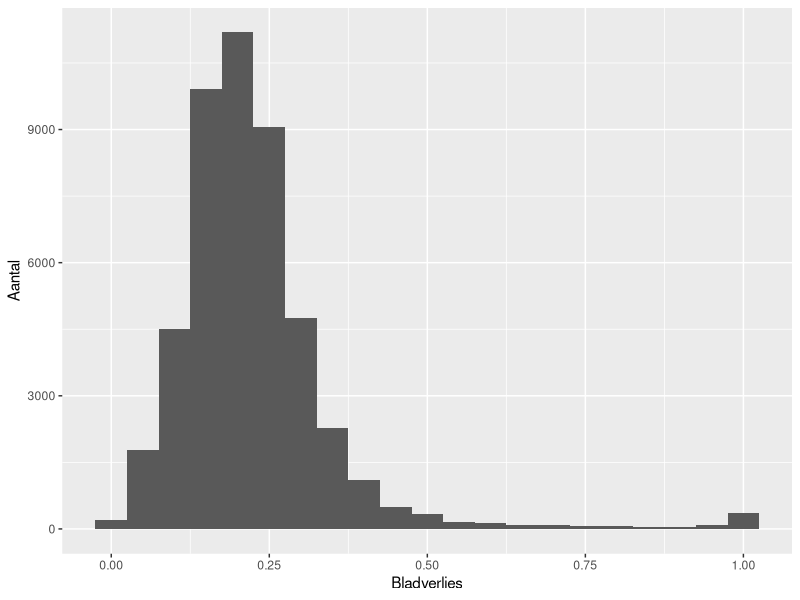
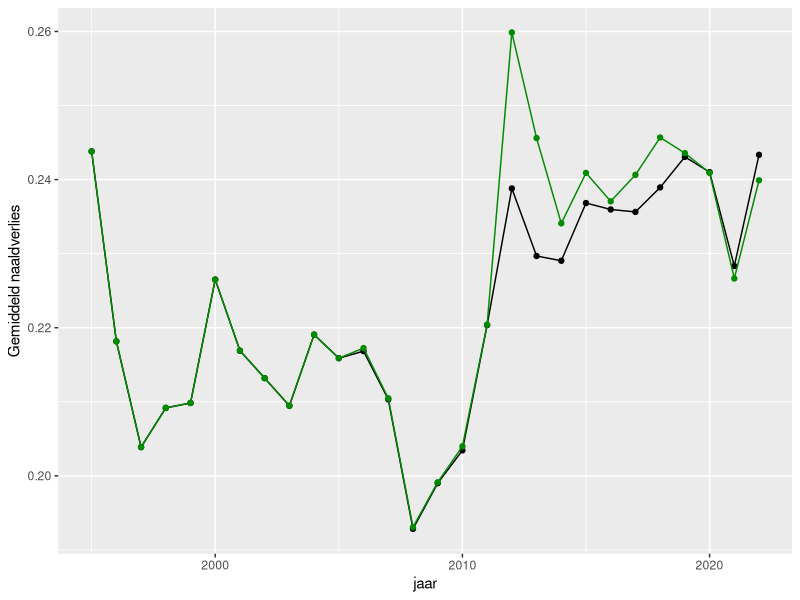
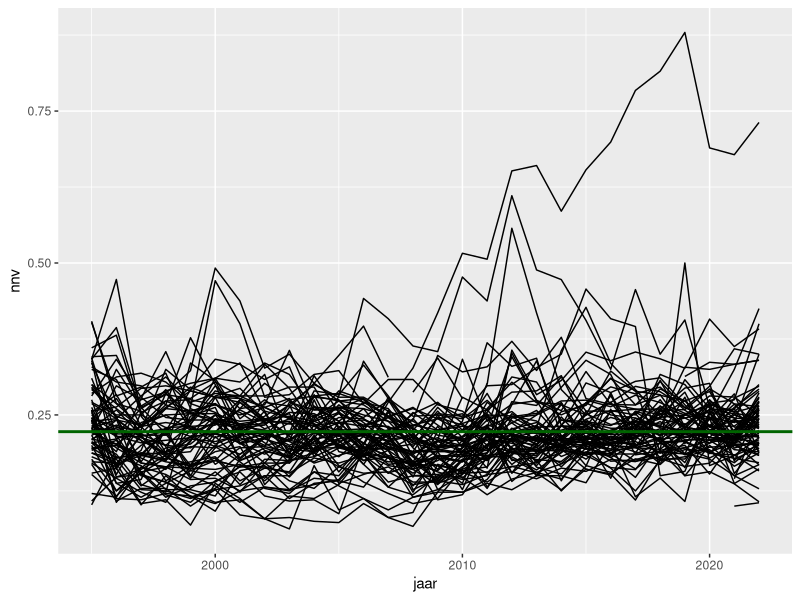
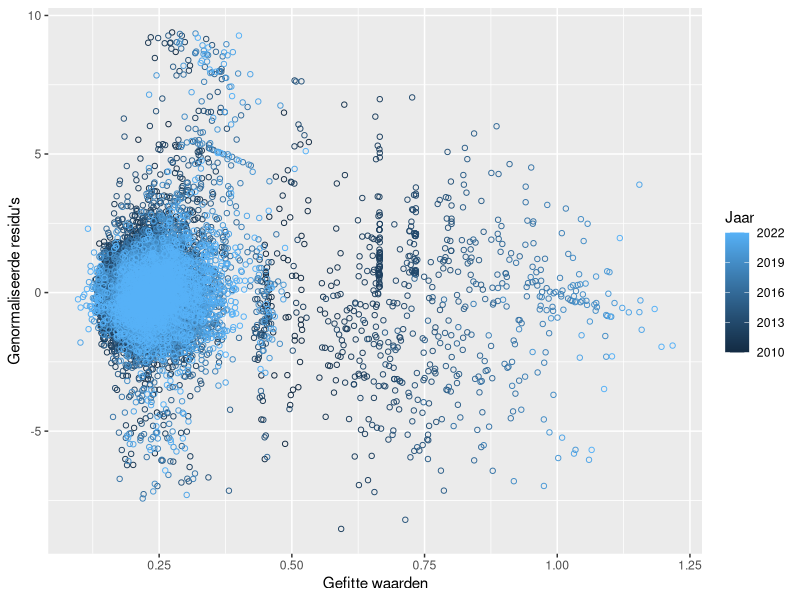
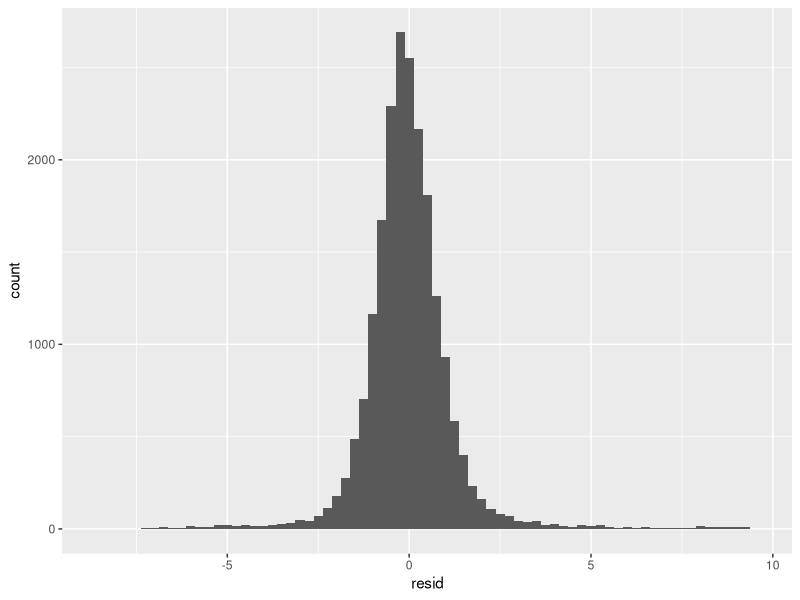
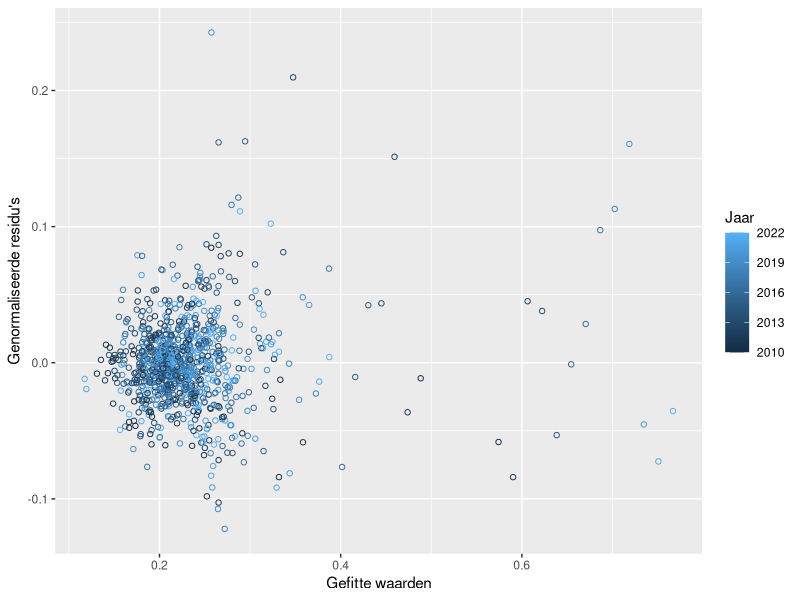
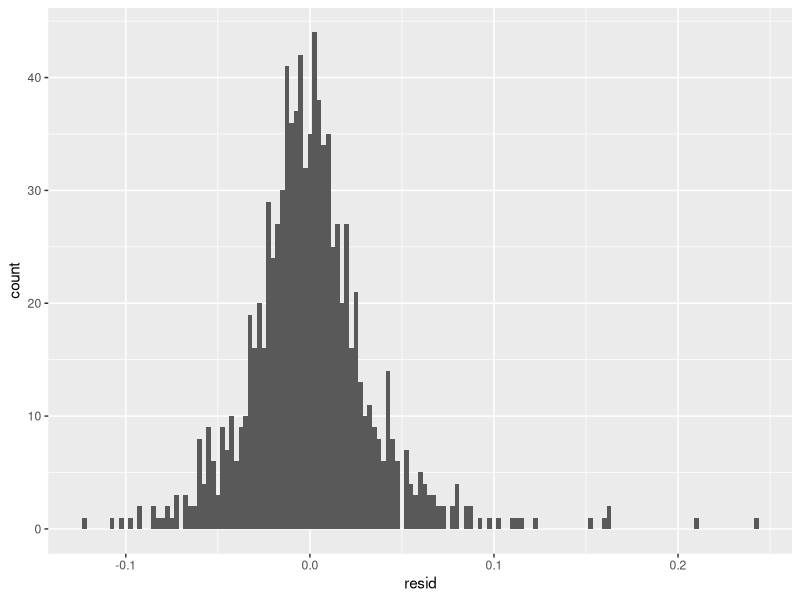
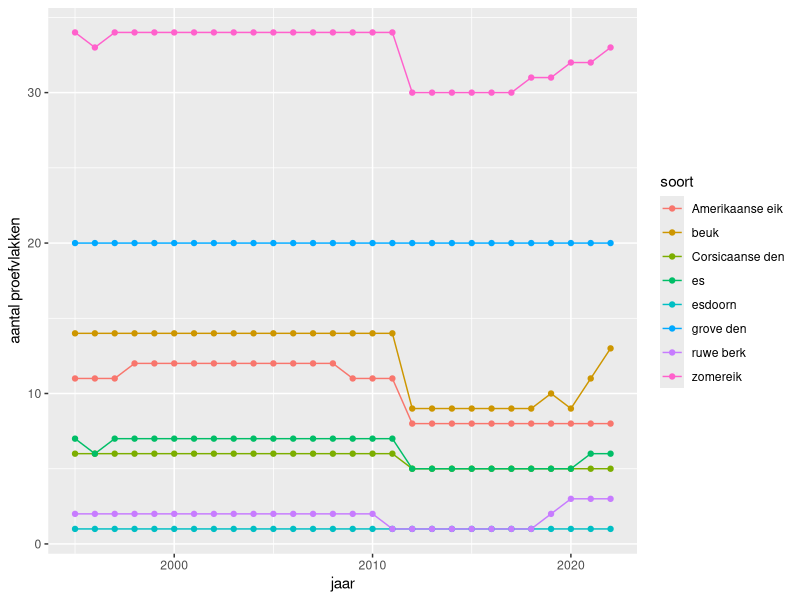

Here is the R script that generated these plots, in order: (Note: this script raises an error after producing the figures.)
## ---- chunk 1
library(tidyverse)
library(nlme)
library(lme4)
df_trees <- read_csv2("data/inputdata.csv") %>% 
  filter(!is.na(nnv),
         jaar >= 1995) %>% 
  mutate(jaarC = jaar - 2000, 
         prbo = paste(plot, tree, sep = "."))

df_plots <- df_trees %>% 
  group_by(plot, jaar) %>% 
  summarize(n_trees = n(), 
            sd_tree = sd(nnv),
            nnv =  mean(nnv), 
            se_resid = sd_tree / sqrt(n()),
            se_resid = ifelse(is.na(se_resid), se_resid, 0),
            .groups = "drop") %>% 
  filter(jaar >= 1995) %>% 
  mutate(plot = as.factor(plot),
         jaarC = jaar - 2000) %>% 
  na.omit()


ggplot(df_trees, aes(x = nnv)) + geom_histogram(binwidth = 0.05) + 
  xlab("Bladverlies") + ylab("Aantal")

## ---- chunk 2
  tr_plot <- df_plots %>% group_by(jaar) %>% 
    summarise(mean_nnv = mean(nnv), .groups = "drop")
  tr_tree <- df_trees %>% group_by(jaar) %>% 
    summarise(mean_nnv = mean(nnv), .groups = "drop")
  ggplot(data = tr_plot, aes(x = jaar, y = mean_nnv)) + 
    geom_point() + geom_line() + 
    geom_point(data = tr_tree, color = "green4") + 
    geom_line(data = tr_tree, color = "green4") +
    ylab("Gemiddeld naaldverlies")
## ---- chunk 3

ggplot(df_plots, aes(x = jaar, y = nnv, groups = plot)) + 
  geom_line() + 
  geom_hline(yintercept = mean(df_plots$nnv), color = "darkgreen", linewidth = 1) +
  theme(legend.position = "none")

## ---- chunk 4
library(nlme)
base_lme <- lme(nnv ~ jaarC, 
                random = ~ 1 + jaarC|plot/tree, 
                #correlation = corExp(form = ~jaar|plot/tree, nugget = TRUE),
                correlation = corExp(value = c(7, 0.14), nugget = TRUE, fixed = TRUE),
                data = df_trees %>% filter(jaar >= 2010), 
                control = lmeControl(maxiter = 100, 
                                     tolerance = 1e-4,
                                     opt = "optim",
                                     optimMethod = "L-BFGS-B"))
#summary(base_lme)

plotdata_full <- data.frame(
  fit = fitted(base_lme), 
  resid = resid(base_lme, type = "n"),
  jaar = df_trees %>% filter(jaar >= 2010) %>% pull(jaar))

  ggplot(plotdata_full, aes(x = fit, y = resid, color = jaar)) + 
  geom_point(pch = 1) + labs(x = "Gefitte waarden", 
                             y = "Genormaliseerde residu's", 
                             color = "Jaar")

## ---- chunk 5
    ggplot(plotdata_full, aes(x = resid)) + geom_histogram(binwidth = 0.25)
## ---- chunk 6
library(lme4)
df_trees_agg <- df_trees %>% group_by(plot, jaar, jaarC) %>% 
  summarise(nnv = mean(nnv),
            sdw = sd(nnv) / sqrt(n()), 
            sdw = ifelse(is.na(sdw), 0, sdw))
model <- lmer(nnv ~ jaarC + (jaarC|plot) , 
              data = df_trees_agg %>% filter(jaar >= 2010))
#summary(model)
plotdata_red <- data.frame(
  fit = fitted(model), 
  resid = resid(model, type = "pe"),
  jaar = df_trees_agg %>% filter(jaar >= 2010) %>% pull(jaar))

  ggplot(plotdata_red, aes(x = fit, y = resid, color = jaar)) + 
  geom_point(pch = 1) + labs(x = "Gefitte waarden", 
                             y = "Genormaliseerde residu's", 
                             color = "Jaar")
  ggplot(plotdata_red, aes(x = resid)) + geom_histogram(binwidth = 0.0025)

#  e1 <- coef(summary(base_lme))
#  e2 <- coef(summary(model))
#  dt <- data.frame(model = c("base", "simpler"), 
#                   est = c(e1[2,1], e2[2,1]), 
#                   lcl = c(e1[2,1] - 2 * e1[2,2], e2[2,1] - 2 * e2[2,2]),
#                   ucl = c(e1[2,1] + 2 * e1[2,2], e2[2,1] + 2 * e2[2,2]))
# ggplot(dt, aes(x = model, y = est, ymin = lcl, ymax = ucl)) + 
#   geom_point() + geom_errorbar()

## ---- chunk 7

voorkomen_soorten <- df_trees %>% 
  group_by(jaar, soort ) %>% 
  summarize(aantal = n()) %>% 
  arrange(jaar, desc(aantal))

voorkomen_tabel <- voorkomen_soorten %>% 
  pivot_wider(id_cols = jaar, names_from = soort, values_from = aantal) 


voorkomen_per_plot <- df_trees %>% 
  group_by(jaar, plot, soort) %>% 
  summarize(aantal = n(), .groups = "drop") %>% 
  mutate(three_or_more = aantal >= 3)

voorkomen_aantal_plots <- voorkomen_per_plot %>% 
  filter(aantal >= 3) %>% 
  group_by(jaar, soort) %>% 
  summarise(aantal_plots = n())


ggplot(voorkomen_aantal_plots %>% 
         filter(soort %in% c("Amerikaanse eik", "beuk", "Corsicaanse den", "es",
                             "esdoorn", "grove den", "ruwe berk", "zomereik")) , 
                aes(x = jaar, y = aantal_plots, color = soort)) +
  geom_line() + geom_point() + ylab("aantal proefvlakken")
## ---- chunk 8

startjaren <- 1995:2010 
modellen <- simr_params <-  NULL
for (startjaar in startjaren) {
  jaren <- startjaar:(startjaar + 12)
  center <- median(jaren)
  print(startjaar)
  lmerdata <- df_trees_agg %>% filter(jaar %in% startjaar:(startjaar + 12)) %>% 
    mutate(jaarCC = jaar - center)
  model_calc <- 
    lmer(nnv ~ jaarCC + (jaarCC|plot), 
         data = lmerdata)
  
  #aangepast naar op basis van geaggregeerd model
  #sd_tree <- sqrt(VarCorr(model_calc)$prbo[1,1])
  sd_between_plots <- sqrt(VarCorr(model_calc)$plot[1,1])
  sd_trend_between_plots <- sqrt(VarCorr(model_calc)$plot[2,2])
  COV_plot <- VarCorr(model_calc)$plot
  COR_plot <- attr(VarCorr(model_calc)$plot, "correlation")
  correlation <- COR_plot[1,2]
  sd_resid <- attr(VarCorr(model_calc), "sc")
  simr <- list(
    #sd_tree = sd_tree, 
    sd_plot = sd_between_plots,
    sd_trend = sd_trend_between_plots,
    cor_trend_plot = correlation, 
    sd_resid = sd_resid, 
#   COV_tree = VarCorr(model_calc)$prbo,
    COV_plot = VarCorr(model_calc)$PlotNr)
  
  modellen[[startjaar-1994]] <- model_calc
  simr_params[[startjaar-1994]] <- simr
}


#voor een periode van 20 jaar
startjaren20 <- 1995:2002 

modellen <- simr_params20 <-  NULL
for (startjaar in startjaren20) {
  jaren <- startjaar:(startjaar + 20)
  center <- median(jaren)
  print(startjaar)
  lmerdata <- df_trees_agg %>% filter(jaar %in% startjaar:(startjaar + 20)) %>% 
    mutate(jaarCC = jaar - center)
  model_calc <- 
    lmer(nnv ~ jaarCC + (jaarCC|plot), 
         data = lmerdata)
  
  #aangepast naar op basis van geaggregeerd model
  #sd_tree <- sqrt(VarCorr(model_calc)$prbo[1,1])
  sd_between_plots <- sqrt(VarCorr(model_calc)$plot[1,1])
  sd_trend_between_plots <- sqrt(VarCorr(model_calc)$plot[2,2])
  COV_plot <- VarCorr(model_calc)$plot
  COR_plot <- attr(VarCorr(model_calc)$plot, "correlation")
  correlation <- COR_plot[1,2]
  sd_resid <- attr(VarCorr(model_calc), "sc")
  simr <- list(
    #sd_tree = sd_tree, 
    sd_plot = sd_between_plots,
    sd_trend = sd_trend_between_plots,
    cor_trend_plot = correlation, 
    sd_resid = sd_resid, 
#   COV_tree = VarCorr(model_calc)$prbo,
    COV_plot = VarCorr(model_calc)$plot)
  
  modellen[[startjaar-1994]] <- model_calc
  simr_params20[[startjaar-1994]] <- simr
}

## ---- chunk 9
sd_between_plots <- 
  df_plots %>%  
  group_by(jaar) %>% 
  summarise(sd_between_plots = sd(nnv))

sd_bp_avg <- mean(sd_between_plots$sd_between_plots)

ggplot(sd_between_plots, aes(x = sd_between_plots)) + 
  geom_density() + geom_vline(xintercept = sd_bp_avg, color = inbo_palette()[3]) + 
  xlab("standaarddeviatie tussen plots op basis vatn ruwe data") + ylab("densiteit")

#quantile(sd_between_plots, prob = c(0,0.10,0.25,0.50,0.75,0.90,1))
#mean(sd_between_plots)
#sd(sd_between_plots)
#hist(sd_between_plots)  
## ---- chunk 10

startjaren <- 1995:2010
df_bp <- data.frame(
  startjaar = startjaren, 
  sd_between_plots = sapply(simr_params, function(x) x$sd_plot))

sd_bp_chosen <- 0.07

ggplot(df_bp, aes(x = startjaar, y = sd_between_plots)) + geom_point() +
  ylab("standaarddeviatie tussen plots")

## ---- chunk 11

sd_between_trees <- df_trees %>% 
  group_by(plot, tree, jaar) %>% 
    summarise(sd_between_trees = mean(nnv))

sd_bt_avg <- mean(sd_between_trees$sd_between_trees)

ggplot(sd_between_trees, aes(x = sd_between_trees)) + 
  geom_histogram(binwidth = 0.05) + 
  geom_vline(xintercept = sd_bt_avg, color = inbo_palette()[3]) + 
  xlab("standaarddeviatie over bomen in een plot") + ylab("aantal")

## ---- chunk 12
df_bt <- data.frame(
  startjaar = startjaren, 
  sd_between_trees = sapply(simr_params, function(x) x$sd_resid))

sd_bt_chosen <- 0.036 * sqrt(24) 
sd_bt_chosen <- 0.175

ggplot(df_bt, aes(x = startjaar, y = sd_between_trees)) + geom_point() + 
  ylab("standaarddeviatie over bomen in een plot")

## ---- chunk 13

sd_trend <- data.frame(
  periode = "over 12 jaar",
  startjaar = startjaren, 
  sd_trend = sapply(simr_params, function(x) x$sd_trend))

sd_trend_chosen <- 0.0065


sd_trend20 <- data.frame(
  periode = "over 20 jaar",
  startjaar = startjaren20,
  sd_trend = sapply(simr_params20, function(x) x$sd_trend))

ggplot(bind_rows(sd_trend, sd_trend20), 
       aes(x = startjaar, y = sd_trend, color = periode)) + geom_point() + 
  ylab("standaardafwijking van de hellingen tussen de plots")


## ---- chunk 14
cor_slope <- data.frame(
  startjaar = startjaren, 
  cor_slope = sapply(simr_params, function(x) x$cor_trend_plot))

cor_chosen <- 0.40

ggplot(cor_slope, aes(x = startjaar, y = cor_slope)) + geom_point()
## ---- chunk 15
df2 <- df_trees_agg %>% 
  group_by(plot, jaar) %>% 
  summarise(avg = mean(nnv), .groups = "drop") %>% 
  mutate(avg0 = avg, 
         J0 = jaar, J1 = jaar - 1, J2 = jaar - 2, J3 = jaar - 3,
         J4 = jaar - 4, J5 = jaar - 5, J6 = jaar - 6, J7 = jaar - 7, 
         J8 = jaar - 8, J9 = jaar - 9, J10 = jaar - 10,
         J11 = jaar -11, J12 = jaar - 12)

df2m <- df2 %>% 
  inner_join(df2 %>% select(J1, avg1 = avg, plot),
             by = c("J0" = "J1", "plot")) %>% 
  inner_join(df2 %>% select(J2, avg2 = avg, plot),
             by = c("J0" = "J2", "plot")) %>% 
    inner_join(df2 %>% select(J3, avg3 = avg, plot),
             by = c("J0" = "J3", "plot")) %>% 
    inner_join(df2 %>% select(J4, avg4 = avg, plot),
             by = c("J0" = "J4", "plot")) %>% 
    inner_join(df2 %>% select(J5, avg5 = avg, plot),
             by = c("J0" = "J5", "plot")) %>% 
    inner_join(df2 %>% select(J6, avg6 = avg, plot),
             by = c("J0" = "J6", "plot")) %>% 
    inner_join(df2 %>% select(J7, avg7 = avg, plot),
             by = c("J0" = "J7", "plot")) %>% 
    inner_join(df2 %>% select(J8, avg8 = avg, plot),
             by = c("J0" = "J8", "plot")) %>% 
    inner_join(df2 %>% select(J9, avg9 = avg, plot),
             by = c("J0" = "J9", "plot")) %>% 
    inner_join(df2 %>% select(J10, avg10 = avg, plot),
             by = c("J0" = "J10", "plot")) %>% 
    inner_join(df2 %>% select(J11, avg11 = avg, plot),
             by = c("J0" = "J11", "plot")) %>% 
    inner_join(df2 %>% select(J12, avg12 = avg, plot),
             by = c("J0" = "J12", "plot"))

y2ydev <- c(sd(df2m$avg0 - df2m$avg1), 
            sd(df2m$avg1 - df2m$avg2), 
            sd(df2m$avg2 - df2m$avg3),
            sd(df2m$avg3 - df2m$avg4), 
            sd(df2m$avg4 - df2m$avg5),
            sd(df2m$avg5 - df2m$avg6), 
            sd(df2m$avg6 - df2m$avg7),
            sd(df2m$avg7 - df2m$avg8),
            sd(df2m$avg8 - df2m$avg9), 
            sd(df2m$avg9 - df2m$avg10),
            sd(df2m$avg10 - df2m$avg11), 
            sd(df2m$avg11 - df2m$avg12))
#mean(y2ydev)
#sd(y2ydev)

get_cor_per_lag <- function(cormat, lag = 1, return_vec = TRUE) {
  rv <- NULL
  for (l in lag) {
    #cat("lag is:", l, "\n")
    xpos <- 1:(nrow(cormat) - l)
    ypos <- xpos + l
    #print(xpos)
    #print(ypos)
    for(i in xpos) {
      rv <-  bind_rows(rv,  data.frame(lag = l, cor = cormat[xpos[i], ypos[i]]))     
    }    
  }
  rv
}
            
cormat <- cor(df2m[c("avg0", "avg1", "avg2", "avg3", "avg4", "avg5", "avg6",
                     "avg7", "avg8", "avg9", "avg10", "avg11", "avg12")])

lags <- 1:12 #best fit met 1:12 en corstruct_exp
corrs <- get_cor_per_lag(cormat, lag = lags)
corrs2 <- corrs %>% group_by(lag) %>% summarize(cor = mean(cor))

corstruct_exp <- nls(formula = cor ~ (1-n) * exp(-lag/d), 
                     data = corrs, 
                     start = list(n = 0.2, d = 7))

preds <- data.frame(lag = lags, 
                    fit1 = predict(corstruct_exp, 
                                   newdata = data.frame(lag = lags)))

ggplot(corrs, aes(x = lag, y = cor)) + geom_point() + 
  geom_line(data = preds, aes(y = fit1))


## ---- chunk 16
# soorten_behouden <- ieder_jaar_5_plots %>% 
#   filter(min_aantal_plots >= 5) %>% 
#   pull(soort)
# 
# sd_all <- df_trees %>% 
#   group_by(jaar, plot) %>% 
#   summarise(Soort = "allemaal", sds = sd(nnv))
# summary(sd_all$sds)
# 
# sd_spec <- df_trees %>% 
#   filter(soort %in% soorten_behouden) %>% 
#   group_by(jaar, soort, plot) %>% 
#   summarise(sds = sd(nnv))
# 
# sds <- bind_rows(sd_all, sd_spec)

# knitr::kable(ieder_jaar_5_plots)
# ggplot(sds, aes(x = sds)) + geom_histogram() + 
#   geom_vline(data = sds %>% 
#                group_by(soort) %>% 
#                summarise(median = median(sds, na.rm = TRUE)), 
#              aes(xintercept = median), color = "red") +
#   facet_wrap(~soort, ncol = 1, scales = "free_y")
